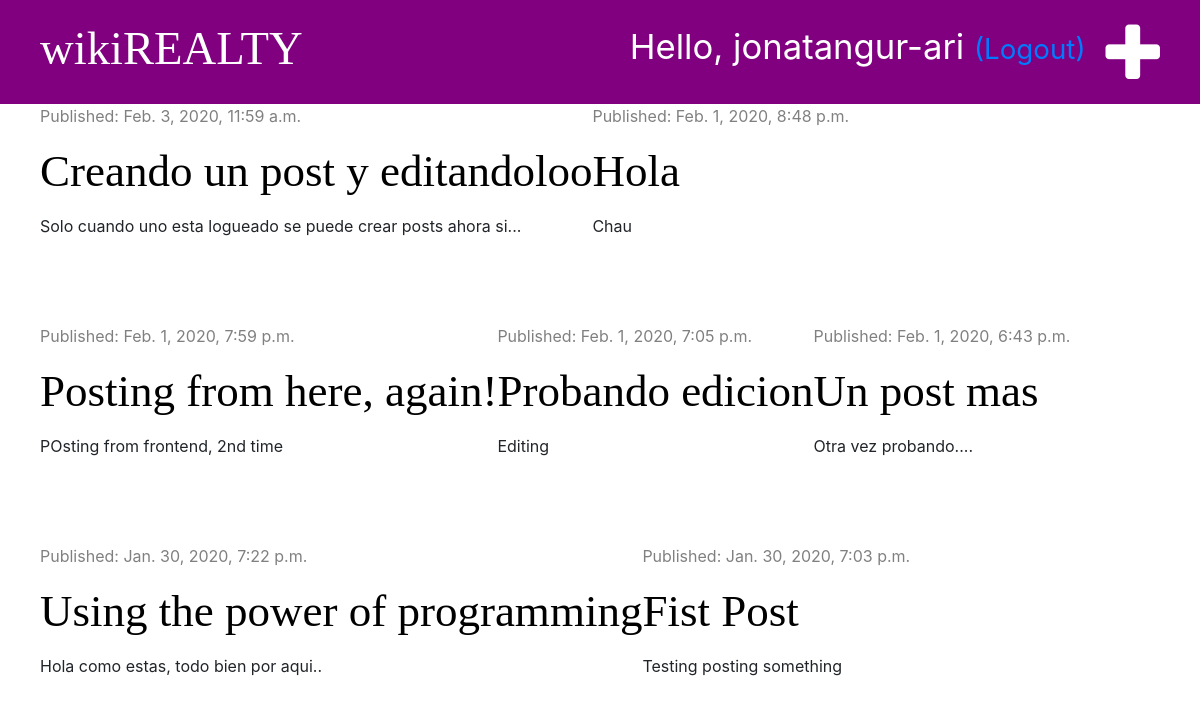
The app's page / (signed in) with its own data.
### blog/models.py (models this page shows, shortened)
class Post(models.Model):
    title = models.CharField(max_length=200)
    author = models.ForeignKey('auth.User', on_delete=models.CASCADE)
    text = models.TextField()
    created_date = models.DateTimeField(default=timezone.now)
    published_date = models.DateTimeField(blank=True, null=True)

### blog/views.py (the view)
# urls.py: path('', views.post_list, name='post_list'),
def post_list(request):
    posts = Post.objects.filter(published_date__lte=timezone.now()).order_by('-published_date')
    stuff_for_frontend = {'posts': posts}
    return render(request, 'blog/post_list.html', stuff_for_frontend)

### blog/templates/blog/post_list.html (shortened to what this page needs)
{% extends 'blog/base.html' %}
{% block content %}
    {% for post in posts %}
        <div class="post">
            <div class="date">
                <p>Published: {{ post.published_date}}</p>
            </div>
            <p><h1><a href="{% url 'post_detail' pk=post.pk %}">{{ post.title }}</a></h1></p>
            <p>{{ post.text | linebreaksbr }}</p>
        </div>
    {% endfor %}
{% endblock %}

### blog/templates/blog/base.html (shortened to what this page needs)
{% load static %}
<!DOCTYPE html>
<html>
<head>
    <link href="https://stackpath.bootstrapcdn.com/bootstrap/4.4.1/css/bootstrap.min.css" rel="stylesheet"
>
    <link rel="stylesheet" href="{% static 'css/blog.css' %}">
    <link href="https://maxcdn.bootstrapcdn.com/font-awesome/4.7.0/css/font-awesome.min.css" rel="stylesheet" type='text/css'>
</head>
<body>
    <div class="page-header">
        {% if user.is_authenticated %}
            <a href="{% url 'post_new' %}" class="top-menu"><i class="fa fa-plus fa-2x"></i></a>
            <p class="top-menu">Hello, {{ user.username }} <small><a href="{% url 'logout' %}">(Logout)</a></small></p>
        {% else %}
            <a href="{% url 'login' %}" class="top-menu">Login<i class="fas fa-sign-in-alt fa-2x"></i></a>
        {% endif %}
        <h1><a href="/">wikiREALTY</a></h1>
    </div>
    <div class="content container">
        <div class="row">
            {% block content %}
            {% endblock %}
        </div>
    </div>
</body>
</html>

### blog/static/css/blog.css (style rules this page uses)
.page-header { background-color: purple; margin-top: 0; padding: 20px 20px 20px 40px; }
.page-header h1, .page-header h1 a { color: #ffffff; font-size: 35pt; text-decoration: none; }
.content { margin-left: 40px; }
h1, h2, h3, h4 { font-family: 'Tangerine', 'Inconsolata'; font-size: 45px; }
.date { color: grey; }
.post { margin-bottom: 70px; align-content: left; }
.post h1 a { color: black; }
.top-menu { color: white; float: right; font-size: 26pt; margin-right: 20px; }

### records on screen
Post: published_date "Feb. 3, 2020, 11:59 a.m.", title "Creando un post y editandoloo", text "Solo cuando uno esta logueado se puede crear posts ahora si..."
Post: published_date "Feb. 1, 2020, 8:48 p.m.", title "Hola", text "Chau"
Post: published_date "Feb. 1, 2020, 7:59 p.m.", title "Posting from here, again!", text "POsting from frontend, 2nd time"
Post: published_date "Feb. 1, 2020, 7:05 p.m.", title "Probando edicion", text "Editing"
Post: published_date "Feb. 1, 2020, 6:43 p.m.", title "Un post mas", text "Otra vez probando...."
Post: published_date "Jan. 30, 2020, 7:22 p.m.", title "Using the power of programming", text "Hola como estas, todo bien por aqui.."
Post: published_date "Jan. 30, 2020, 7:03 p.m.", title "Fist Post", text "Testing posting something"

### other values on screen
{{ user.username }} "jonatangur-ari"
